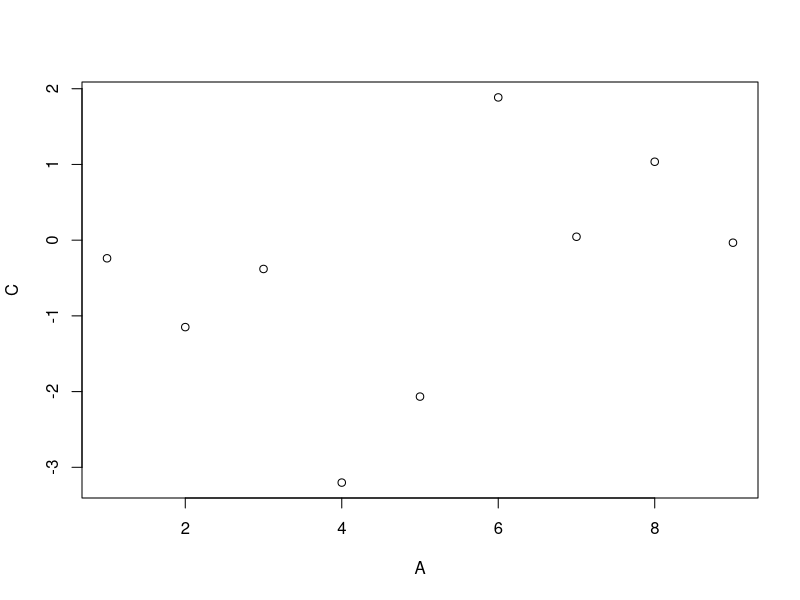

R code for this plot:
setwd("~/projects/DataScience/FCD/RAzureML/big_data_r_azure/Mod7")
getwd()

# Instalando os pacotes
#melhorar perfmance do processamento de dados do R
#Igual dataframe
install.packages("data.table")
library(data.table)


# Criando 2 vetores
vec1 <- c(1, 2, 3, 4)
vec2 <- c('Vermelho', 'Verde', 'Marrom', 'Laranja')


# Criando um data.table
?data.table
dt1 <- data.table(vec1, vec2)
dt1
class(dt1)

# Slicing do data.table
dt2 <- data.table(A = 1:9, B = c("Z", "W", "Q"), C = rnorm(9), D = TRUE)
dt2
class(dt2)


#dando slice
dt2[1,1]

#antes da virgula linhas depois coluna
dt2[3:5,]
#somente coluna B re C
dt2[, .(B, C)]

# Aplicando função ao data.table
dt2[, .(Total = sum(A), Mean = mean(C))]
dt2[, plot(A, C)]
dt2[, .(MySum = sum(A)), by = .(Grp = A%%2)]

# Definindo valores por grupos
dt3 <- data.table(B = c("a", "b", "c", "d", "e", "a", "b", "c", "d", "e"), 
                  val = as.integer(c(6:10, 1:5)))
dt3

# Operações com data.tables
dt4 <- data.table(A = rep(letters[2:1], each = 4L), 
                  B = rep(1:4, each = 2L), 
                  C = sample(8))

dt4
new_dt4 <- dt4[, sum(C), by = A]
new_dt4
class(new_dt4)
new_dt4[order(A)]

new_dt4 <- dt4[, sum(B), by = A][order(A)]
new_dt4

# Iris
dt5 <- as.data.table(iris)
dt5
dt5[, .(Sepal.Length = median(Sepal.Length),
        Sepal.Width = median(Sepal.Width),
        Petal.Length = median(Petal.Length),
        Petal.Width = median(Petal.Width)),
    by = Species]

# O parâmetro .SD significa Subset Data e um subset é criado considerando a coluna Species e depois 
# é calculda a mediana. O resultado deve ser igual ao comando anterior. 
# O .SD faz parte da notação do pacote data.table.
dt5[, lapply(.SD, median), by = Species]